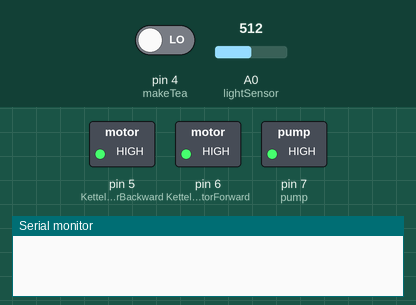
Bench run of a sketch on a simulated Arduino Uno, built with avr-gcc and run on an emulated ATmega328P. On the bench: switched loads named in the sketch (green lamp = pin HIGH), the last lines printed to the serial monitor. The test bench sets the inputs (shaded band); at power-on: A0 (lightSensor) = 512, pin 4 (makeTea) LOW.

Above: at 1.2 s.
1.3 s: A0 (lightSensor) set to 6
2.8 s: A0 (lightSensor) set to 3
4.3 s: pin 4 (makeTea) driven HIGH
At 4.7 s:
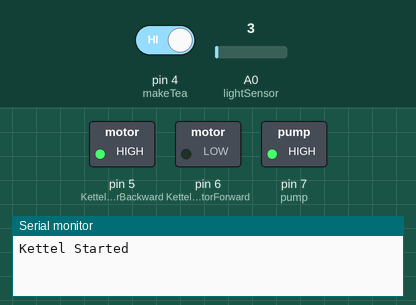
At 7.1 s:
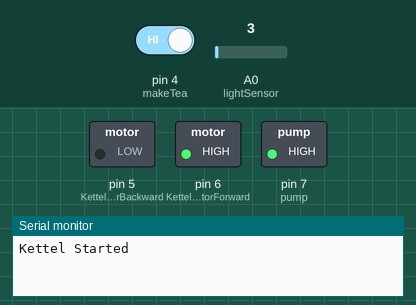
7.3 s: pin 4 (makeTea) driven LOW
At 8.2 s:
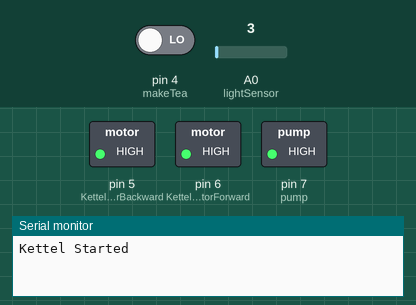
Timing chart, 0 to 9.8 s (numbered marks = the images above; inputs shaded):
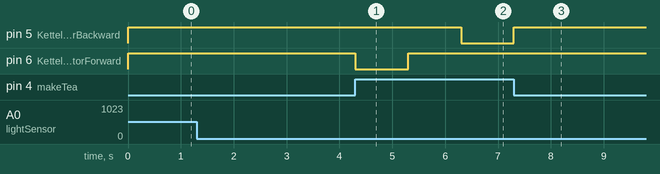

The sketch:

finalBoiler.ino
```cpp
#define lightSensor A0
#define pump 7
#define KettelMotorForward 6
#define KettelMotorBackward 5
#define makeTea 4

#define onTH 90
#define offTH 5
int sensorCurrent = 0, sensorPrevious = 0;
void setup() {
  pinMode(lightSensor, INPUT);
  pinMode(pump, OUTPUT);
  pinMode(KettelMotorForward, OUTPUT);
  pinMode(KettelMotorBackward, OUTPUT);
  pinMode(makeTea, INPUT);
  Serial.begin(9600);
  digitalWrite(KettelMotorForward,HIGH);
  digitalWrite(KettelMotorBackward,HIGH);
  digitalWrite(pump,HIGH);
}

void loop() {
  sensorCurrent = analogRead(lightSensor);
    if(digitalRead(makeTea) == HIGH && sensorCurrent < offTH){
      Serial.println("Kettel Started");
      digitalWrite(KettelMotorForward, LOW);
      delay(1000);
      digitalWrite(KettelMotorForward, HIGH);
      delay(1000);
      digitalWrite(KettelMotorBackward, LOW);
      delay(1000);
      digitalWrite(KettelMotorBackward, HIGH);
  }
  if(sensorCurrent < offTH && sensorPrevious > onTH){
    Serial.println("Pump Started");
    digitalWrite(pump, LOW);
    delay(8000);
    digitalWrite(pump, HIGH);
  }

  sensorPrevious = sensorCurrent;
}
```

Measured:
- after the input at 1.3 s, every drawn part: stays the same
- after the input at 2.8 s, every drawn part: stays the same
- after the input at 4.3 s, pin 5 (KettelMotorBackward): HIGH → LOW after 2.0 s; pin 6 (KettelMotorForward): HIGH → LOW at once, → HIGH 1.0 s later
- after the input at 7.3 s, pin 5 (KettelMotorBackward): goes on until 7.3 s, then stays HIGH; pin 6 (KettelMotorForward): stays HIGH (without the input it goes to LOW after 0.00 s)
